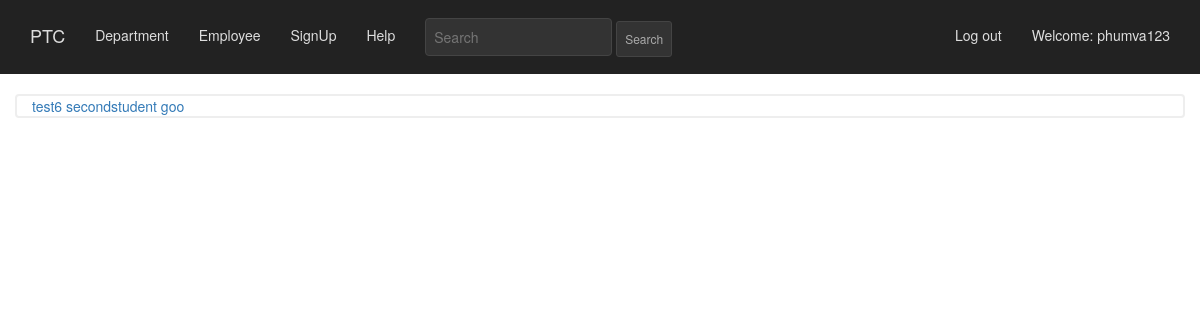
/basic_app/search/ (signed in), run on an earlier commit of the app's database.
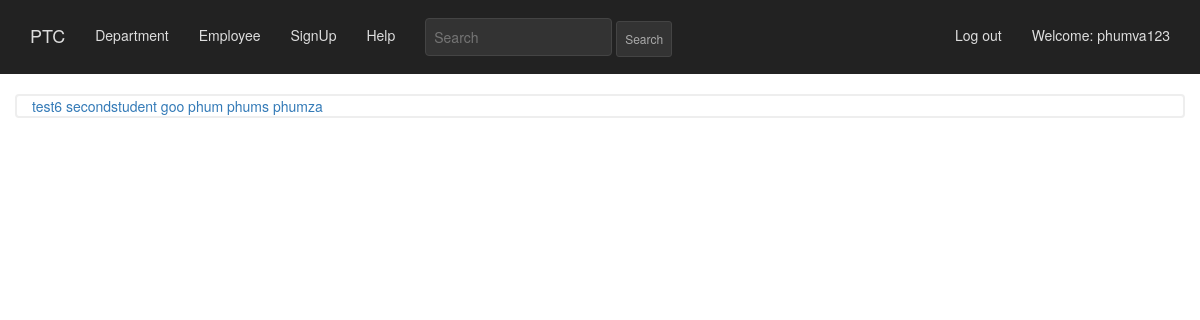
And on a later commit of the database.
### basic_app/models.py (models this page shows, shortened)
class Employee(models.Model):
    positionarr = (('manager','Manager'),('employee','Employee'))
    name = models.CharField(max_length=256)
    position = models.CharField(max_length=256,choices = positionarr,default="")
    age = models.CharField(max_length=256,null=True)
    education = models.CharField(max_length=256, null = True)
    salary = models.IntegerField(null = True)
    email = models.EmailField(max_length=70,blank=True)
    telephone = models.CharField(max_length=256)
    depname = models.ForeignKey(Department,null=True,default="",related_name='depatments',on_delete=models.SET_NULL,blank=True )
    profile_picture = models.ImageField(upload_to='profile_pics')
    loginatten = models.CharField(max_length=256, unique= True)

### basic_app/views.py (the view)
class EmployeeSearchListView(LoginRequiredMixin,ListView):
    context_object_name = 'searchde'
    template_name = 'basic_app/search_employee.html'
    model = models.Employee
    model2= models.Department
    def get_queryset(self):
        try:
            print(self.kwargs)
            print(self.request.GET)
            q = self.request.GET['q']
            p = self.request.GET['posit']
            print(p)
        except:
            q = ''
        if (q != '' and p == 'na'):
            print("hello")
            object_list = self.model.objects.filter(name__icontains = q)
            print(object_list)
        elif (q != '' and p == 'idd'):
            print("test2")
            object_list = self.model.objects.filter(id__icontains = q)
        elif (q != '' and p == 'depart'):
            print("test3")
            object_list = self.model2.objects.filter(dep__icontains = q)
        elif (q != '' and p == 'iddd'):
            print("test4")
            object_list = self.model2.objects.filter(id__icontains = q)
        else:
            print("fuck")
            object_list = self.model.objects.all()
        return object_list

### basic_app/templates/basic_app/search_employee.html (shortened to what this page needs)
{% extends "basic_app/basic_app_base.html" %}
{% block body_block %}
  {% for employee in searchde %}
  <a href="{% url 'basic_app:detail' pk=employee.id %}">{{employee.name}} </a>
  {% endfor %}
{% endblock %}

What changed in the data, as far as the page shows it:
added Employee: name "phum"
added Employee: name "phums"
added Employee: name "phumza"
